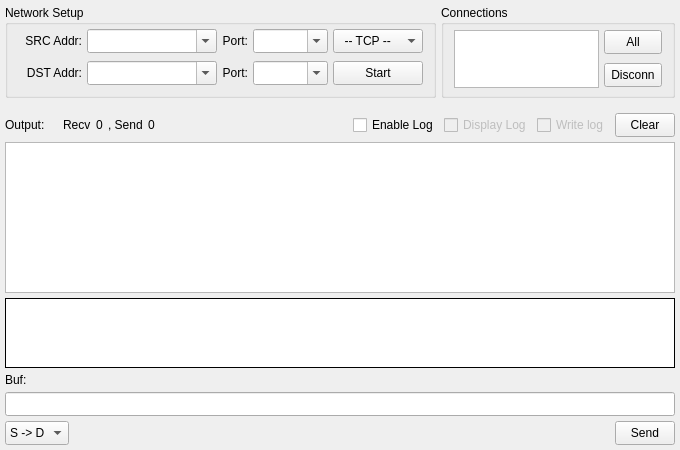
<?xml version="1.0" encoding="UTF-8"?>
<ui version="4.0">
 <class>TransferForm</class>
 <widget class="QWidget" name="TransferForm">
  <property name="geometry">
   <rect>
    <x>0</x>
    <y>0</y>
    <width>680</width>
    <height>450</height>
   </rect>
  </property>
  <property name="minimumSize">
   <size>
    <width>0</width>
    <height>0</height>
   </size>
  </property>
  <property name="windowTitle">
   <string>Transfer</string>
  </property>
  <property name="locale">
   <locale language="C" country="AnyCountry"/>
  </property>
  <layout class="QVBoxLayout" name="lay1">
   <property name="spacing">
    <number>5</number>
   </property>
   <property name="margin" stdset="0">
    <number>5</number>
   </property>
   <item>
    <layout class="QHBoxLayout" name="lay2">
     <item>
      <widget class="QGroupBox" name="box1">
       <property name="sizePolicy">
        <sizepolicy hsizetype="Fixed" vsizetype="Fixed">
         <horstretch>0</horstretch>
         <verstretch>0</verstretch>
        </sizepolicy>
       </property>
       <property name="minimumSize">
        <size>
         <width>0</width>
         <height>93</height>
        </size>
       </property>
       <property name="maximumSize">
        <size>
         <width>16777215</width>
         <height>93</height>
        </size>
       </property>
       <property name="title">
        <string>Network Setup</string>
       </property>
       <layout class="QVBoxLayout" name="lay5">
        <property name="spacing">
         <number>5</number>
        </property>
        <property name="leftMargin">
         <number>4</number>
        </property>
        <property name="topMargin">
         <number>0</number>
        </property>
        <property name="rightMargin">
         <number>10</number>
        </property>
        <property name="bottomMargin">
         <number>5</number>
        </property>
        <item>
         <layout class="QGridLayout" name="lay6">
          <property name="sizeConstraint">
           <enum>QLayout::SetFixedSize</enum>
          </property>
          <property name="horizontalSpacing">
           <number>5</number>
          </property>
          <property name="verticalSpacing">
           <number>8</number>
          </property>
          <item row="0" column="2">
           <widget class="QLabel" name="lab2">
            <property name="sizePolicy">
             <sizepolicy hsizetype="Preferred" vsizetype="Preferred">
              <horstretch>0</horstretch>
              <verstretch>0</verstretch>
             </sizepolicy>
            </property>
            <property name="text">
             <string>Port:</string>
            </property>
            <property name="alignment">
             <set>Qt::AlignRight|Qt::AlignTrailing|Qt::AlignVCenter</set>
            </property>
           </widget>
          </item>
          <item row="0" column="0">
           <widget class="QLabel" name="lab1">
            <property name="sizePolicy">
             <sizepolicy hsizetype="Preferred" vsizetype="Preferred">
              <horstretch>0</horstretch>
              <verstretch>0</verstretch>
             </sizepolicy>
            </property>
            <property name="minimumSize">
             <size>
              <width>70</width>
              <height>0</height>
             </size>
            </property>
            <property name="contextMenuPolicy">
             <enum>Qt::NoContextMenu</enum>
            </property>
            <property name="text">
             <string>SRC Addr:</string>
            </property>
            <property name="textFormat">
             <enum>Qt::PlainText</enum>
            </property>
            <property name="scaledContents">
             <bool>false</bool>
            </property>
            <property name="alignment">
             <set>Qt::AlignRight|Qt::AlignTrailing|Qt::AlignVCenter</set>
            </property>
           </widget>
          </item>
          <item row="0" column="1">
           <widget class="QComboBox" name="cmbSrcAddr">
            <property name="sizePolicy">
             <sizepolicy hsizetype="Fixed" vsizetype="Fixed">
              <horstretch>0</horstretch>
              <verstretch>0</verstretch>
             </sizepolicy>
            </property>
            <property name="minimumSize">
             <size>
              <width>130</width>
              <height>24</height>
             </size>
            </property>
            <property name="maximumSize">
             <size>
              <width>130</width>
              <height>24</height>
             </size>
            </property>
            <property name="editable">
             <bool>true</bool>
            </property>
            <property name="insertPolicy">
             <enum>QComboBox::NoInsert</enum>
            </property>
           </widget>
          </item>
          <item row="0" column="3">
           <widget class="QComboBox" name="cmbSrcPort">
            <property name="sizePolicy">
             <sizepolicy hsizetype="Fixed" vsizetype="Fixed">
              <horstretch>0</horstretch>
              <verstretch>0</verstretch>
             </sizepolicy>
            </property>
            <property name="minimumSize">
             <size>
              <width>75</width>
              <height>24</height>
             </size>
            </property>
            <property name="maximumSize">
             <size>
              <width>75</width>
              <height>24</height>
             </size>
            </property>
            <property name="editable">
             <bool>true</bool>
            </property>
            <property name="insertPolicy">
             <enum>QComboBox::InsertAtTop</enum>
            </property>
           </widget>
          </item>
          <item row="1" column="0">
           <widget class="QLabel" name="lab3">
            <property name="sizePolicy">
             <sizepolicy hsizetype="Preferred" vsizetype="Preferred">
              <horstretch>0</horstretch>
              <verstretch>0</verstretch>
             </sizepolicy>
            </property>
            <property name="minimumSize">
             <size>
              <width>70</width>
              <height>0</height>
             </size>
            </property>
            <property name="contextMenuPolicy">
             <enum>Qt::NoContextMenu</enum>
            </property>
            <property name="text">
             <string>DST Addr:</string>
            </property>
            <property name="textFormat">
             <enum>Qt::PlainText</enum>
            </property>
            <property name="scaledContents">
             <bool>false</bool>
            </property>
            <property name="alignment">
             <set>Qt::AlignRight|Qt::AlignTrailing|Qt::AlignVCenter</set>
            </property>
           </widget>
          </item>
          <item row="1" column="1">
           <widget class="QComboBox" name="cmbDstAddr">
            <property name="sizePolicy">
             <sizepolicy hsizetype="Fixed" vsizetype="Fixed">
              <horstretch>0</horstretch>
              <verstretch>0</verstretch>
             </sizepolicy>
            </property>
            <property name="minimumSize">
             <size>
              <width>130</width>
              <height>24</height>
             </size>
            </property>
            <property name="maximumSize">
             <size>
              <width>130</width>
              <height>24</height>
             </size>
            </property>
            <property name="editable">
             <bool>true</bool>
            </property>
            <property name="insertPolicy">
             <enum>QComboBox::NoInsert</enum>
            </property>
           </widget>
          </item>
          <item row="1" column="2">
           <widget class="QLabel" name="lab4">
            <property name="sizePolicy">
             <sizepolicy hsizetype="Preferred" vsizetype="Preferred">
              <horstretch>0</horstretch>
              <verstretch>0</verstretch>
             </sizepolicy>
            </property>
            <property name="text">
             <string>Port:</string>
            </property>
            <property name="alignment">
             <set>Qt::AlignRight|Qt::AlignTrailing|Qt::AlignVCenter</set>
            </property>
           </widget>
          </item>
          <item row="1" column="3">
           <widget class="QComboBox" name="cmbDstPort">
            <property name="sizePolicy">
             <sizepolicy hsizetype="Fixed" vsizetype="Fixed">
              <horstretch>0</horstretch>
              <verstretch>0</verstretch>
             </sizepolicy>
            </property>
            <property name="minimumSize">
             <size>
              <width>75</width>
              <height>24</height>
             </size>
            </property>
            <property name="maximumSize">
             <size>
              <width>75</width>
              <height>24</height>
             </size>
            </property>
            <property name="editable">
             <bool>true</bool>
            </property>
            <property name="insertPolicy">
             <enum>QComboBox::InsertAtTop</enum>
            </property>
           </widget>
          </item>
          <item row="1" column="4">
           <widget class="QToolButton" name="btnTrigger">
            <property name="sizePolicy">
             <sizepolicy hsizetype="Fixed" vsizetype="Fixed">
              <horstretch>0</horstretch>
              <verstretch>0</verstretch>
             </sizepolicy>
            </property>
            <property name="minimumSize">
             <size>
              <width>90</width>
              <height>24</height>
             </size>
            </property>
            <property name="maximumSize">
             <size>
              <width>90</width>
              <height>24</height>
             </size>
            </property>
            <property name="statusTip">
             <string/>
            </property>
            <property name="text">
             <string>Start</string>
            </property>
            <property name="checkable">
             <bool>true</bool>
            </property>
           </widget>
          </item>
          <item row="0" column="4">
           <widget class="QComboBox" name="cmbType">
            <property name="sizePolicy">
             <sizepolicy hsizetype="Fixed" vsizetype="Fixed">
              <horstretch>0</horstretch>
              <verstretch>0</verstretch>
             </sizepolicy>
            </property>
            <property name="minimumSize">
             <size>
              <width>90</width>
              <height>24</height>
             </size>
            </property>
            <property name="maximumSize">
             <size>
              <width>90</width>
              <height>24</height>
             </size>
            </property>
            <item>
             <property name="text">
              <string notr="true">  -- TCP --</string>
             </property>
            </item>
            <item>
             <property name="text">
              <string notr="true">  -- UDP --</string>
             </property>
            </item>
           </widget>
          </item>
         </layout>
        </item>
       </layout>
      </widget>
     </item>
     <item>
      <widget class="QGroupBox" name="box2">
       <property name="sizePolicy">
        <sizepolicy hsizetype="Expanding" vsizetype="Fixed">
         <horstretch>0</horstretch>
         <verstretch>0</verstretch>
        </sizepolicy>
       </property>
       <property name="minimumSize">
        <size>
         <width>0</width>
         <height>93</height>
        </size>
       </property>
       <property name="maximumSize">
        <size>
         <width>16777215</width>
         <height>93</height>
        </size>
       </property>
       <property name="title">
        <string>Connections</string>
       </property>
       <layout class="QHBoxLayout" name="lay8">
        <property name="spacing">
         <number>5</number>
        </property>
        <property name="leftMargin">
         <number>10</number>
        </property>
        <property name="topMargin">
         <number>5</number>
        </property>
        <property name="rightMargin">
         <number>10</number>
        </property>
        <property name="bottomMargin">
         <number>10</number>
        </property>
        <item>
         <widget class="QListWidget" name="lstConn">
          <property name="sizePolicy">
           <sizepolicy hsizetype="Expanding" vsizetype="Fixed">
            <horstretch>0</horstretch>
            <verstretch>0</verstretch>
           </sizepolicy>
          </property>
          <property name="minimumSize">
           <size>
            <width>0</width>
            <height>58</height>
           </size>
          </property>
          <property name="maximumSize">
           <size>
            <width>16777215</width>
            <height>58</height>
           </size>
          </property>
          <property name="verticalScrollBarPolicy">
           <enum>Qt::ScrollBarAlwaysOff</enum>
          </property>
          <property name="horizontalScrollBarPolicy">
           <enum>Qt::ScrollBarAlwaysOff</enum>
          </property>
          <property name="editTriggers">
           <set>QAbstractItemView::NoEditTriggers</set>
          </property>
          <property name="showDropIndicator" stdset="0">
           <bool>false</bool>
          </property>
          <property name="selectionMode">
           <enum>QAbstractItemView::MultiSelection</enum>
          </property>
          <property name="selectionBehavior">
           <enum>QAbstractItemView::SelectRows</enum>
          </property>
          <property name="selectionRectVisible">
           <bool>false</bool>
          </property>
         </widget>
        </item>
        <item>
         <layout class="QVBoxLayout" name="lay9">
          <property name="spacing">
           <number>10</number>
          </property>
          <property name="topMargin">
           <number>0</number>
          </property>
          <item>
           <widget class="QToolButton" name="btnConnAll">
            <property name="sizePolicy">
             <sizepolicy hsizetype="Preferred" vsizetype="Fixed">
              <horstretch>0</horstretch>
              <verstretch>0</verstretch>
             </sizepolicy>
            </property>
            <property name="minimumSize">
             <size>
              <width>0</width>
              <height>24</height>
             </size>
            </property>
            <property name="maximumSize">
             <size>
              <width>16777215</width>
              <height>24</height>
             </size>
            </property>
            <property name="text">
             <string>All</string>
            </property>
           </widget>
          </item>
          <item>
           <widget class="QToolButton" name="btnConnDel">
            <property name="sizePolicy">
             <sizepolicy hsizetype="Preferred" vsizetype="Fixed">
              <horstretch>0</horstretch>
              <verstretch>0</verstretch>
             </sizepolicy>
            </property>
            <property name="minimumSize">
             <size>
              <width>0</width>
              <height>24</height>
             </size>
            </property>
            <property name="maximumSize">
             <size>
              <width>16777215</width>
              <height>24</height>
             </size>
            </property>
            <property name="text">
             <string>Disconn</string>
            </property>
           </widget>
          </item>
         </layout>
        </item>
       </layout>
      </widget>
     </item>
    </layout>
   </item>
   <item>
    <layout class="QGridLayout" name="lay3">
     <property name="topMargin">
      <number>5</number>
     </property>
     <property name="spacing">
      <number>5</number>
     </property>
    </layout>
   </item>
   <item>
    <layout class="QHBoxLayout" name="lay4">
     <property name="spacing">
      <number>5</number>
     </property>
     <property name="leftMargin">
      <number>0</number>
     </property>
     <property name="topMargin">
      <number>5</number>
     </property>
     <property name="rightMargin">
      <number>0</number>
     </property>
     <property name="bottomMargin">
      <number>0</number>
     </property>
     <item>
      <widget class="QLabel" name="lab8">
       <property name="sizePolicy">
        <sizepolicy hsizetype="Fixed" vsizetype="Preferred">
         <horstretch>0</horstretch>
         <verstretch>0</verstretch>
        </sizepolicy>
       </property>
       <property name="text">
        <string>Output:    </string>
       </property>
      </widget>
     </item>
     <item>
      <widget class="QLabel" name="lab9">
       <property name="text">
        <string>Recv</string>
       </property>
      </widget>
     </item>
     <item>
      <widget class="QLabel" name="labRecv">
       <property name="sizePolicy">
        <sizepolicy hsizetype="Preferred" vsizetype="Preferred">
         <horstretch>0</horstretch>
         <verstretch>0</verstretch>
        </sizepolicy>
       </property>
       <property name="toolTip">
        <string notr="true"/>
       </property>
       <property name="text">
        <string notr="true">0</string>
       </property>
      </widget>
     </item>
     <item>
      <widget class="QLabel" name="lab10">
       <property name="text">
        <string>, Send</string>
       </property>
      </widget>
     </item>
     <item>
      <widget class="QLabel" name="labSend">
       <property name="toolTip">
        <string notr="true"/>
       </property>
       <property name="text">
        <string notr="true">0</string>
       </property>
      </widget>
     </item>
     <item>
      <spacer name="spc">
       <property name="orientation">
        <enum>Qt::Horizontal</enum>
       </property>
       <property name="sizeHint" stdset="0">
        <size>
         <width>0</width>
         <height>0</height>
        </size>
       </property>
      </spacer>
     </item>
     <item>
      <widget class="QCheckBox" name="chkLogLog">
       <property name="text">
        <string>Enable Log</string>
       </property>
      </widget>
     </item>
     <item>
      <widget class="QCheckBox" name="chkDisplay">
       <property name="enabled">
        <bool>false</bool>
       </property>
       <property name="text">
        <string>Display Log</string>
       </property>
      </widget>
     </item>
     <item>
      <widget class="QCheckBox" name="chkLog">
       <property name="enabled">
        <bool>false</bool>
       </property>
       <property name="text">
        <string>Write log</string>
       </property>
      </widget>
     </item>
     <item>
      <widget class="QToolButton" name="btnClear">
       <property name="minimumSize">
        <size>
         <width>60</width>
         <height>24</height>
        </size>
       </property>
       <property name="maximumSize">
        <size>
         <width>60</width>
         <height>24</height>
        </size>
       </property>
       <property name="text">
        <string>Clear</string>
       </property>
      </widget>
     </item>
    </layout>
   </item>
   <item>
    <widget class="QTreeWidget" name="treeOutput">
     <property name="sizePolicy">
      <sizepolicy hsizetype="Expanding" vsizetype="Expanding">
       <horstretch>0</horstretch>
       <verstretch>0</verstretch>
      </sizepolicy>
     </property>
     <property name="horizontalScrollBarPolicy">
      <enum>Qt::ScrollBarAlwaysOff</enum>
     </property>
     <property name="editTriggers">
      <set>QAbstractItemView::NoEditTriggers</set>
     </property>
     <property name="showDropIndicator" stdset="0">
      <bool>false</bool>
     </property>
     <property name="alternatingRowColors">
      <bool>false</bool>
     </property>
     <property name="selectionMode">
      <enum>QAbstractItemView::SingleSelection</enum>
     </property>
     <property name="selectionBehavior">
      <enum>QAbstractItemView::SelectRows</enum>
     </property>
     <property name="wordWrap">
      <bool>true</bool>
     </property>
     <attribute name="headerVisible">
      <bool>false</bool>
     </attribute>
     <attribute name="headerStretchLastSection">
      <bool>true</bool>
     </attribute>
     <column>
      <property name="text">
       <string notr="true">1</string>
      </property>
     </column>
    </widget>
   </item>
   <item>
    <widget class="QPlainTextEdit" name="txtOutput">
     <property name="sizePolicy">
      <sizepolicy hsizetype="Expanding" vsizetype="Fixed">
       <horstretch>0</horstretch>
       <verstretch>0</verstretch>
      </sizepolicy>
     </property>
     <property name="minimumSize">
      <size>
       <width>0</width>
       <height>70</height>
      </size>
     </property>
     <property name="maximumSize">
      <size>
       <width>16777215</width>
       <height>70</height>
      </size>
     </property>
     <property name="acceptDrops">
      <bool>false</bool>
     </property>
     <property name="frameShape">
      <enum>QFrame::Box</enum>
     </property>
     <property name="frameShadow">
      <enum>QFrame::Plain</enum>
     </property>
     <property name="horizontalScrollBarPolicy">
      <enum>Qt::ScrollBarAlwaysOff</enum>
     </property>
     <property name="tabChangesFocus">
      <bool>true</bool>
     </property>
     <property name="undoRedoEnabled">
      <bool>false</bool>
     </property>
     <property name="readOnly">
      <bool>true</bool>
     </property>
     <property name="textInteractionFlags">
      <set>Qt::TextSelectableByKeyboard|Qt::TextSelectableByMouse</set>
     </property>
    </widget>
   </item>
   <item>
    <widget class="QLabel" name="lab5">
     <property name="text">
      <string>Buf:</string>
     </property>
    </widget>
   </item>
   <item>
    <widget class="QLineEdit" name="edtBuf1">
     <property name="minimumSize">
      <size>
       <width>0</width>
       <height>24</height>
      </size>
     </property>
     <property name="maximumSize">
      <size>
       <width>16777215</width>
       <height>24</height>
      </size>
     </property>
    </widget>
   </item>
   <item>
    <layout class="QHBoxLayout" name="horizontalLayout_6">
     <property name="topMargin">
      <number>0</number>
     </property>
     <item>
      <widget class="QComboBox" name="cmbDir1">
       <property name="sizePolicy">
        <sizepolicy hsizetype="Fixed" vsizetype="Fixed">
         <horstretch>0</horstretch>
         <verstretch>0</verstretch>
        </sizepolicy>
       </property>
       <property name="minimumSize">
        <size>
         <width>0</width>
         <height>24</height>
        </size>
       </property>
       <property name="maximumSize">
        <size>
         <width>16777215</width>
         <height>24</height>
        </size>
       </property>
       <property name="frame">
        <bool>true</bool>
       </property>
       <item>
        <property name="text">
         <string notr="true">S -&gt; D</string>
        </property>
       </item>
       <item>
        <property name="text">
         <string notr="true">D -&gt; S</string>
        </property>
       </item>
      </widget>
     </item>
     <item>
      <spacer name="horizontalSpacer">
       <property name="orientation">
        <enum>Qt::Horizontal</enum>
       </property>
       <property name="sizeHint" stdset="0">
        <size>
         <width>40</width>
         <height>20</height>
        </size>
       </property>
      </spacer>
     </item>
     <item>
      <widget class="QToolButton" name="btnSend1">
       <property name="minimumSize">
        <size>
         <width>60</width>
         <height>24</height>
        </size>
       </property>
       <property name="maximumSize">
        <size>
         <width>60</width>
         <height>24</height>
        </size>
       </property>
       <property name="text">
        <string>Send</string>
       </property>
       <property name="checkable">
        <bool>false</bool>
       </property>
      </widget>
     </item>
    </layout>
   </item>
  </layout>
 </widget>
 <tabstops>
  <tabstop>cmbSrcAddr</tabstop>
  <tabstop>cmbSrcPort</tabstop>
  <tabstop>cmbDstAddr</tabstop>
  <tabstop>cmbDstPort</tabstop>
  <tabstop>cmbType</tabstop>
  <tabstop>btnTrigger</tabstop>
  <tabstop>lstConn</tabstop>
  <tabstop>btnConnAll</tabstop>
  <tabstop>btnConnDel</tabstop>
  <tabstop>chkLog</tabstop>
  <tabstop>btnClear</tabstop>
  <tabstop>treeOutput</tabstop>
 </tabstops>
 <resources/>
 <connections/>
</ui>
